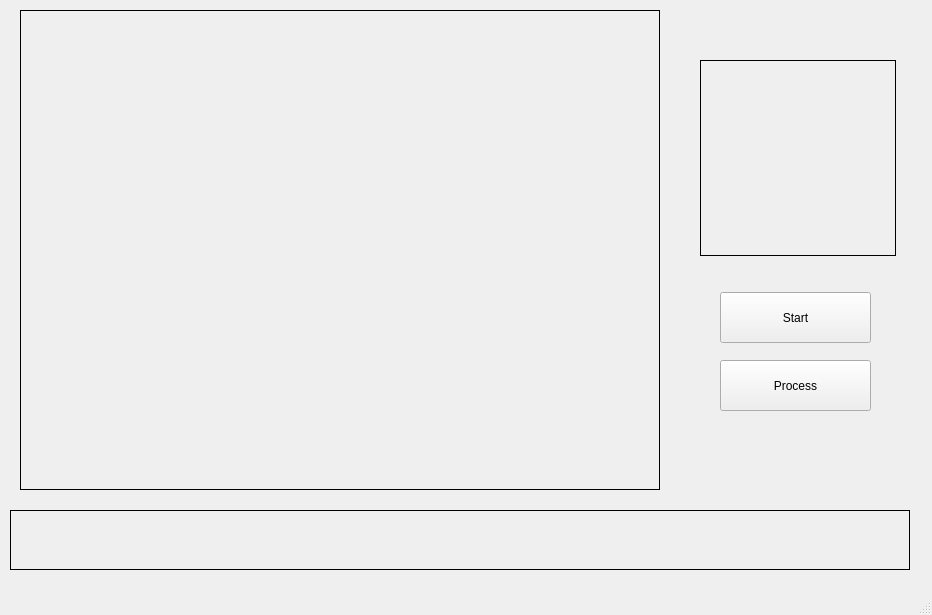
<?xml version="1.0" encoding="UTF-8"?>
<ui version="4.0">
 <class>MainWindow</class>
 <widget class="QMainWindow" name="MainWindow">
  <property name="geometry">
   <rect>
    <x>0</x>
    <y>0</y>
    <width>932</width>
    <height>615</height>
   </rect>
  </property>
  <property name="windowTitle">
   <string>MainWindow</string>
  </property>
  <widget class="QWidget" name="centralwidget">
   <widget class="QLabel" name="camera">
    <property name="geometry">
     <rect>
      <x>20</x>
      <y>10</y>
      <width>640</width>
      <height>480</height>
     </rect>
    </property>
    <property name="frameShape">
     <enum>QFrame::Box</enum>
    </property>
    <property name="text">
     <string/>
    </property>
   </widget>
   <widget class="QLabel" name="result">
    <property name="geometry">
     <rect>
      <x>10</x>
      <y>510</y>
      <width>900</width>
      <height>60</height>
     </rect>
    </property>
    <property name="frameShape">
     <enum>QFrame::Box</enum>
    </property>
    <property name="text">
     <string/>
    </property>
   </widget>
   <widget class="QLabel" name="mask">
    <property name="geometry">
     <rect>
      <x>700</x>
      <y>60</y>
      <width>196</width>
      <height>196</height>
     </rect>
    </property>
    <property name="frameShape">
     <enum>QFrame::Box</enum>
    </property>
    <property name="text">
     <string/>
    </property>
   </widget>
   <widget class="QPushButton" name="Startbtn">
    <property name="geometry">
     <rect>
      <x>720</x>
      <y>292</y>
      <width>151</width>
      <height>51</height>
     </rect>
    </property>
    <property name="text">
     <string>Start</string>
    </property>
   </widget>
   <widget class="QPushButton" name="Probtn">
    <property name="geometry">
     <rect>
      <x>720</x>
      <y>360</y>
      <width>151</width>
      <height>51</height>
     </rect>
    </property>
    <property name="text">
     <string>Process</string>
    </property>
   </widget>
  </widget>
  <widget class="QMenuBar" name="menubar">
   <property name="geometry">
    <rect>
     <x>0</x>
     <y>0</y>
     <width>932</width>
     <height>21</height>
    </rect>
   </property>
  </widget>
  <widget class="QStatusBar" name="statusbar"/>
 </widget>
 <resources/>
 <connections/>
</ui>
